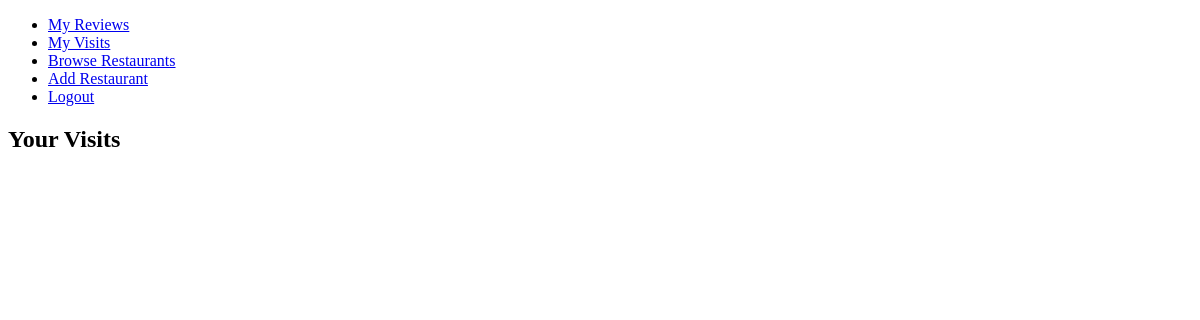
Page /user-visits/ (signed in) on the earlier database version.
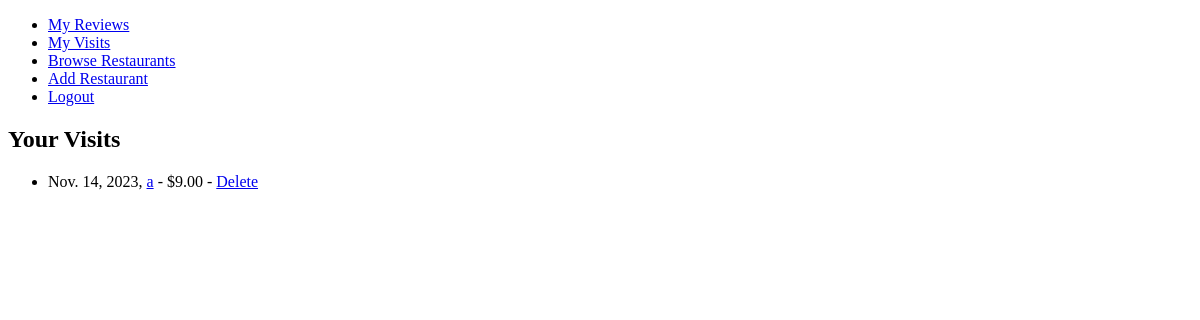
Same page on the later database version.
### reviews/models.py (models this page shows, shortened)
class Visit(models.Model):
    restaurant = models.ForeignKey(Restaurant, on_delete=models.SET_NULL, null=True)
    customer = models.ForeignKey(get_user_model(), on_delete=models.CASCADE)
    date = models.DateField()
    spending = models.DecimalField(max_digits=10, decimal_places=2)

class Restaurant(models.Model):
    RESTAURANT_TYPE_OPTIONS: List[Tuple[str, str]] = [
        ('african_cuisine', 'African cuisine'),
        ('american_cuisine', 'Cuisine of the Americas'),
        ('asian_cuisine', 'Asian cuisine'),
        ('european_cuisine', 'European cuisine'),
        ('oceanic_cuisine', 'Oceanic cuisine'),
    ]
    name = models.CharField(max_length=100)
    cuisine = models.CharField(max_length=50, choices=RESTAURANT_TYPE_OPTIONS, default='european_cuisine')
    address = models.TextField(max_length=200)
    created_by = models.ForeignKey(get_user_model(), on_delete=models.CASCADE)
    def __str__(self):
        return self.name

### reviews/views.py (the view)
# urls.py: path('user-visits/', user_visits, name='user_visits'),
@login_required
def user_visits(request):
    visits = Visit.objects.filter(customer=request.user).order_by('-date')
    return render(request, 'reviews/user_visits.html', {'user_visits': visits})

### reviews/templates/reviews/user_visits.html (shortened to what this page needs)
<!DOCTYPE html>
<html lang="en">
<head>
</head>
<body>
{% extends 'main.html' %}
{% block content %}
    <h2>Your Visits</h2>
    <ul>
        {% for visit in user_visits %}
            <li>
                {{ visit.date }},
                {% if visit.restaurant_id %}
                    <a href="{% url 'restaurant_detail' visit.restaurant.id %}">{{ visit.restaurant }}</a>
                {% else %}
                    Deleted Facility
                {% endif %}
                - ${{ visit.spending }} - <a href="{% url 'delete_visit' visit.id %}">Delete</a>
            </li>
        {% endfor %}
    </ul>
{% endblock content %}

Differences in the rows shown:
added Visit: date "Nov. 14, 2023", restaurant "a", spending "9.00"
